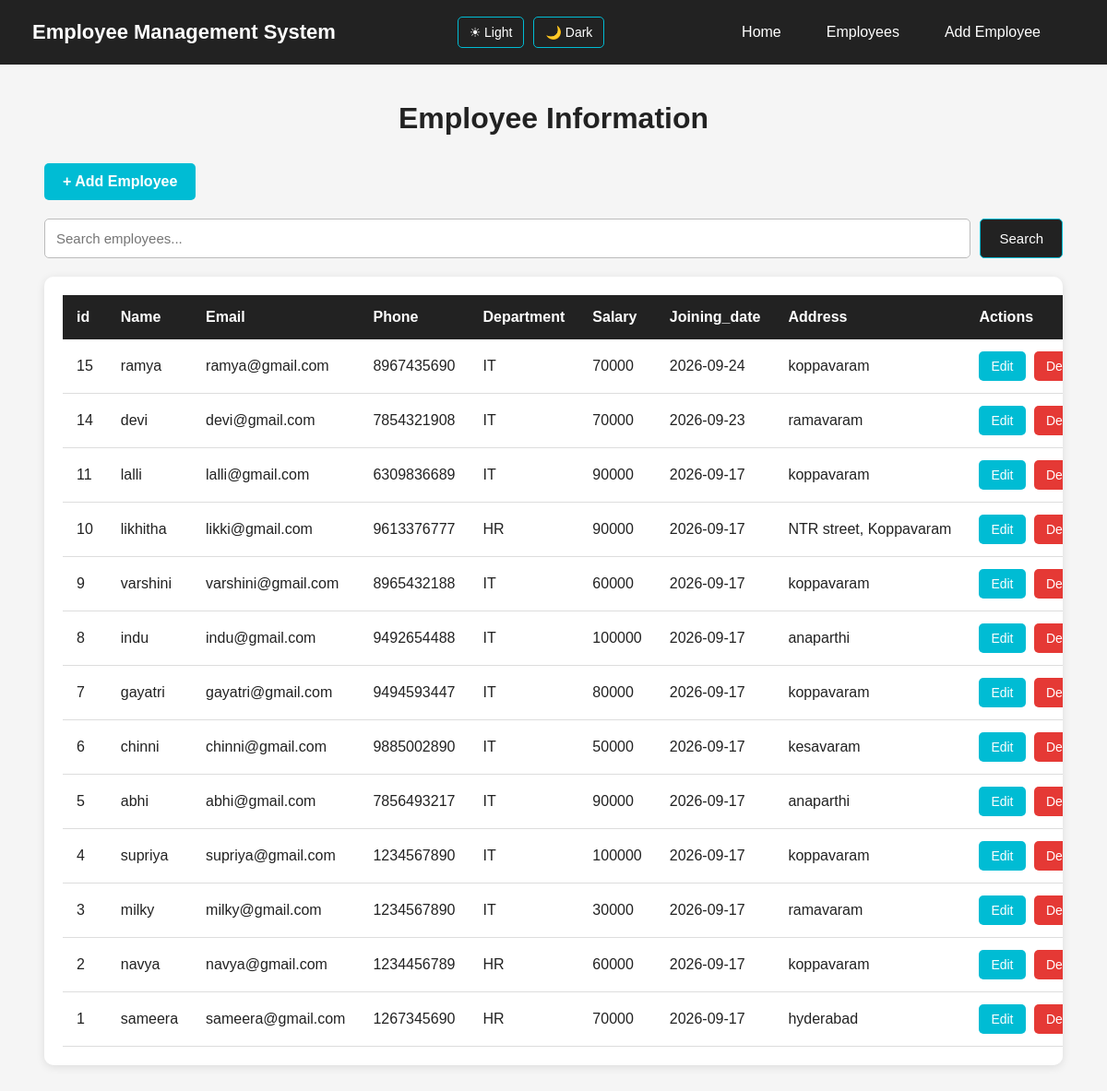
Page /employees (signed in) on the committed database.
### tables this page shows
CREATE TABLE employees(
              id INTEGER PRIMARY KEY AUTOINCREMENT,
              name TEXT NOT NULL,
              email  TEXT NOT NULL,
              phone TEXT NOT NULL,
              department TEXT NOT NULL,
              salary INTEGER NOT NULL,
              joining_date TEXT NOT NULL,
              address TEXT
              );

### server.py (the view)
@app.route("/employees")
def employees():
    if not login_required():
        return redirect("/login")
    connection = get_database_connection()
    cursor = connection.cursor()
    cursor.execute("""
        SELECT *
        FROM employees
        ORDER BY id DESC
    """)
    employees = cursor.fetchall()
    connection.close()
    theme = request.cookies.get(
        "theme",
        "light"
    )
    return render_template(
        "employees.html",
        employees=employees,
        theme=theme
    )

### server.py (called while the page is built)
def get_database_connection():
    connection = sqlite3.connect("users.db")
    connection.row_factory = sqlite3.Row
    return connection

def login_required():
    return "user_id" in session

### templates/employees.html (shortened to what this page needs)
<!DOCTYPE html>
<html lang="en">
<head>
    </head>
<body class="{{theme}}">
    <nav class="navbar">
        <div class="logo">
            Employee Management System
        </div>
        <div class="theme-buttons">
            <a href="/set-theme/light">
                ☀ Light
            </a>
            <a href="/set-theme/dark">
                🌙 Dark
            </a>
        </div>
        <ul class="nav-links">
            <li>
                <a href="/">
                    Home
                </a>
            </li>
              <li>
                <a href="/employees">
                    Employees
                </a>
            </li>
            <li>
                <a href="/add-employee">
                    Add Employee
                </a>
         </ul>
    </nav>
    <div class="container">
        <h1>
            Employee Information
        </h1>
        <div class="add-section">
            <a href="/add-employee"
               class="add-btn">
                + Add Employee
            </a>
         </div>
        <div class="search-section">
        <form action="/Search" method="GET">
            <input type="text" name="q" placeholder="Search employees..."  value="{{ search_text or '' }}" >
        <button type="submit"> Search</button>
        </form>
        </div>
    <div class="table-container">
        <table>
            <thead>
                <tr>
                    <th>id</th>
                    <th>Name</th>
                    <th>Email</th>
                    <th>Phone</th>
                    <th>Department</th>
                    <th>Salary</th>
                    <th>Joining_date</th>
                    <th>Address</th>
                    <th>Actions</th>
                </tr>
            </thead>
            <tbody>
                 {% if employees %}
                 {% for employee in employees %}
                 <tr>
                    <td>{{employee["id"]}}</td>
                    <td>{{employee["name"]}}</td>
                    <td>{{employee["email"]}}</td>
                    <td>{{employee["phone"]}}</td>
                    <td>{{employee["department"]}}</td>
                    <td>{{employee["salary"]}}</td>
                    <td>{{employee["joining_date"]}}</td>
                    <td>{{employee["address"]}}</td>
                    <td class="actions">
                        <a href="/edit-employee/{{employee['id']}}"
                        class="edit-btn">Edit</a>
                        <a href="/delete-employee/{{employee['id']}}"
                        class="delete-btn"
                        onclick=" return  confirm('Are you sure you want to delete this employee?')">Delete</a>
                    </td>
                 </tr>
                 {% endfor %}
                 {% else %}
                  <tr>
                    <td colspan="9"class="no-employees"> No Employees found</td>
                  </tr>
                  {% endif%}
            </tbody>
        </table>
    </div>
</body>
</html>

### templates/employees.html (style rules this page uses)
* { margin: 0; padding: 0; box-sizing: border-box; }
body { font-family: Arial, sans-serif; background-color: #f5f5f5; color: #222; }
body.light { background-color: #f5f5f5; color: #222; }
body.light .table-container { background-color: white; color: #222; }
body.light td { color: #222; border-bottom: 1px solid #ddd; }
.navbar { background-color: #222; min-height: 70px; padding: 0 35px; display: flex; align-items: center; justify-content: space-between; }
.logo { color: white; font-size: 22px; font-weight: bold; }
.nav-links { display: flex; align-items: center; gap: 25px; list-style: none; }
.nav-links a { color: white; text-decoration: none; font-size: 16px; padding: 10px 12px; border-radius: 5px; transition: 0.3s; }
.theme-buttons { display: flex; align-items: center; gap: 10px; margin-right: 5px; }
.theme-buttons a { color: white; text-decoration: none; border: 1px solid #00bcd4; padding: 8px 12px; border-radius: 5px; font-size: 14px; transition: 0.3s; }
.container { width: 92%; max-width: 1400px; margin: 40px auto; }
h1 { text-align: center; margin-bottom: 30px; font-size: 32px; }
.add-section { margin-bottom: 20px; }
.add-btn { display: inline-block; background-color: #00bcd4; color: white; text-decoration: none; padding: 11px 20px; border-radius: 5px; font-size: 16px; font-weight: bold; transition: 0.3s; }
.table-container { background-color: white; padding: 20px; border-radius: 10px; box-shadow: 0 2px 10px rgba(0, 0, 0, 0.1); overflow-x: auto; }
table { width: 100%; border-collapse: collapse; min-width: 1100px; }
thead { background-color: #222; }
th { color: white; padding: 15px; text-align: left; white-space: nowrap; }
td { padding: 13px 15px; border-bottom: 1px solid #ddd; white-space: nowrap; }
.actions { white-space: nowrap; }
.edit-btn, .delete-btn { display: inline-block; color: white; text-decoration: none; padding: 8px 13px; border-radius: 5px; font-size: 14px; margin-right: 5px; }
.edit-btn { background-color: #00bcd4; }
.delete-btn { background-color: #e53935; }
.search-section { margin: 20px 0; }
.search-section form { display: flex; gap: 10px; }
.search-section input { flex: 1; padding: 12px; border: 1px solid #bbb; border-radius: 5px; font-size: 15px; }
.search-section button { padding: 12px 20px; background-color: #222; color: white; border: 1px solid #00bcd4; border-radius: 5px; cursor: pointer; font-size: 15px; }

### rows in the picture
employees: id "15", name "ramya", email "ramya@gmail.com", phone "8967435690", department "IT", salary "70000", joining_date "2026-09-24", address "koppavaram"
employees: id "14", name "devi", email "devi@gmail.com", phone "7854321908", department "IT", salary "70000", joining_date "2026-09-23", address "ramavaram"
employees: id "11", name "lalli", email "lalli@gmail.com", phone "6309836689", department "IT", salary "90000", joining_date "2026-09-17", address "koppavaram"
employees: id "10", name "likhitha", email "likki@gmail.com", phone "9613376777", department "HR", salary "90000", joining_date "2026-09-17", address "NTR street, Koppavaram"
employees: id "9", name "varshini", email "varshini@gmail.com", phone "8965432188", department "IT", salary "60000", joining_date "2026-09-17", address "koppavaram"
employees: id "8", name "indu", email "indu@gmail.com", phone "9492654488", department "IT", salary "100000", joining_date "2026-09-17", address "anaparthi"
employees: id "7", name "gayatri", email "gayatri@gmail.com", phone "9494593447", department "IT", salary "80000", joining_date "2026-09-17", address "koppavaram"
employees: id "6", name "chinni", email "chinni@gmail.com", phone "9885002890", department "IT", salary "50000", joining_date "2026-09-17", address "kesavaram"
employees: id "5", name "abhi", email "abhi@gmail.com", phone "7856493217", department "IT", salary "90000", joining_date "2026-09-17", address "anaparthi"
employees: id "4", name "supriya", email "supriya@gmail.com", phone "1234567890", department "IT", salary "100000", joining_date "2026-09-17", address "koppavaram"
employees: id "3", name "milky", email "milky@gmail.com", phone "1234567890", department "IT", salary "30000", joining_date "2026-09-17", address "ramavaram"
employees: id "2", name "navya", email "navya@gmail.com", phone "1234456789", department "HR", salary "60000", joining_date "2026-09-17", address "koppavaram"
employees: id "1", name "sameera", email "sameera@gmail.com", phone "1267345690", department "HR", salary "70000", joining_date "2026-09-17", address "hyderabad"
